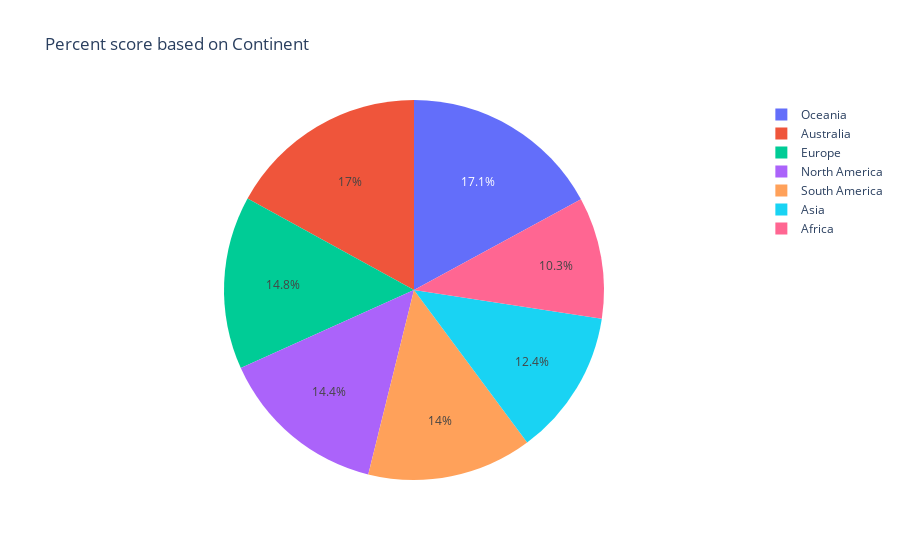

The notebook cell saved with this chart:
### Code cell
# Membuat pie chart continent berdasarkan score
fig = px.pie(df_happiness, values='Score', names='Continent', title='Percent score based on Continent')
fig.show()

### Figure 1 — Plotly figure (JSON) as saved in the notebook; plotly's stock layout.template omitted (floating-point values rounded to 4 significant figures)
{"data": [{"domain": {"x": [0, 1], "y": [0, 1]}, "hovertemplate": "Continent=%{label}<br>Score=%{value}<extra></extra>", "labels": ["Oceania", "Australia", "Europe", "North America", "South America", "Asia", "Africa"], "legendgroup": "", "name": "", "showlegend": true, "type": "pie", "values": [7.261, 7.223, 6.27, 6.115, 5.963, 5.283, 4.392]}], "layout": {"legend": {"tracegroupgap": 0}, "title": {"text": "Percent score based on Continent"}}}
